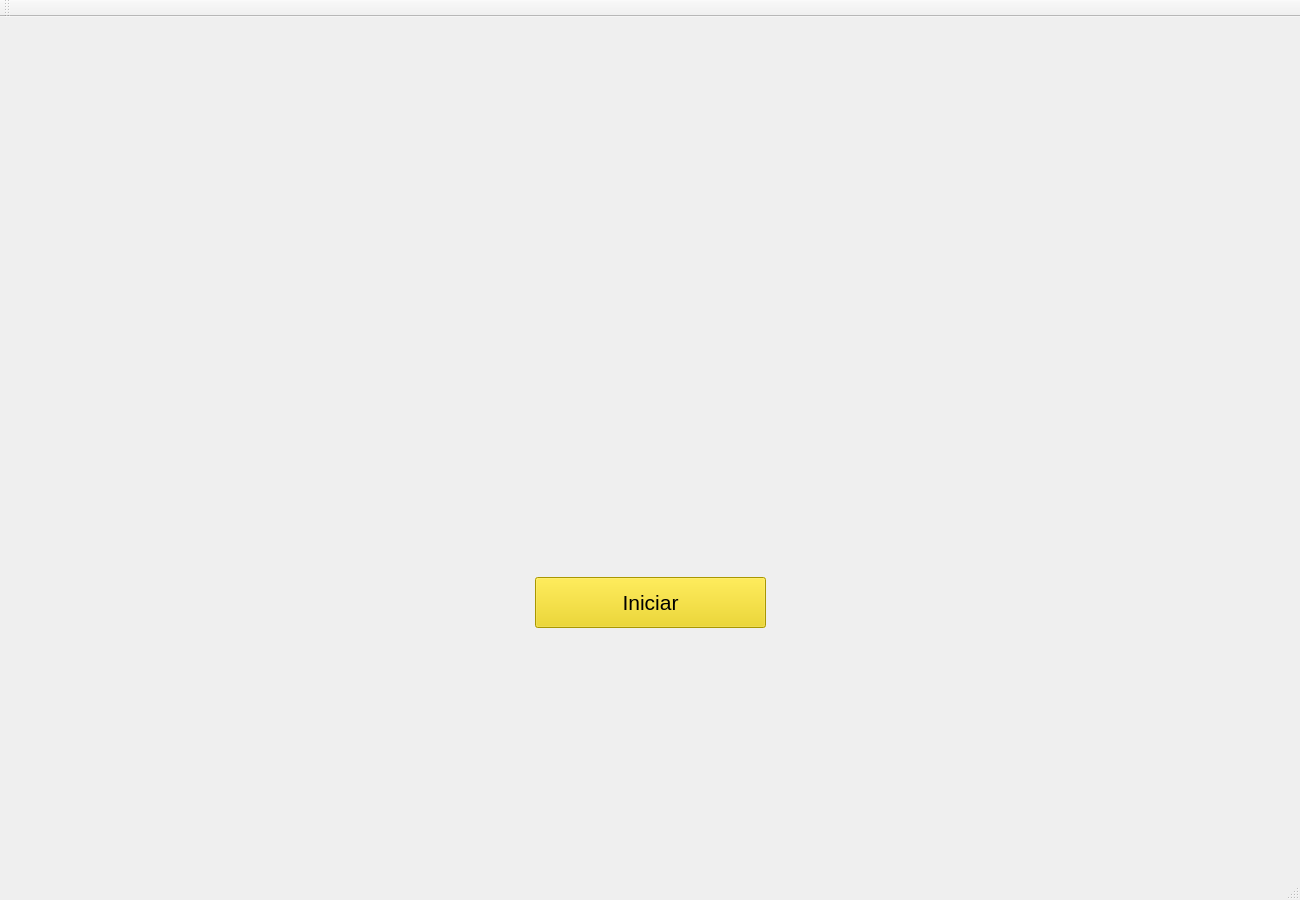
<?xml version="1.0" encoding="UTF-8"?>
<ui version="4.0">
    <class>MainWindow</class>
    <widget class="QMainWindow" name="MainWindow">
        <property name="geometry">
            <rect>
                <x>0</x>
                <y>0</y>
                <width>1300</width>
                <height>900</height>
            </rect>
        </property>
        <property name="windowTitle">
            <string>Scrabble</string>
        </property>
        <property name="windowOpacity">
            <double>1.000000000000000</double>
        </property>
        <property name="autoFillBackground">
            <bool>false</bool>
        </property>
        <widget class="QWidget" name="centralWidget">
            <widget class="QLabel" name="label">
                <property name="geometry">
                    <rect>
                        <x>300</x>
                        <y>205</y>
                        <width>701</width>
                        <height>291</height>
                    </rect>
                </property>
                <property name="maximumSize">
                    <size>
                        <width>10000000</width>
                        <height>16777215</height>
                    </size>
                </property>
                <property name="autoFillBackground">
                    <bool>true</bool>
                </property>
                <property name="text">
                    <string/>
                </property>
                <property name="pixmap">
                    <pixmap>img/logo.png</pixmap>
                </property>
                <property name="scaledContents">
                    <bool>true</bool>
                </property>
                <property name="alignment">
                    <set>Qt::AlignCenter</set>
                </property>
                <property name="textInteractionFlags">
                    <set>Qt::LinksAccessibleByKeyboard|Qt::LinksAccessibleByMouse</set>
                </property>
            </widget>
            <widget class="QLabel" name="authors">
                <property name="geometry">
                    <rect>
                        <x>385</x>
                        <y>770</y>
                        <width>531</width>
                        <height>71</height>
                    </rect>
                </property>
                <property name="text">
                    <!--<string>&lt;html&gt;&lt;head/&gt;&lt;body&gt;&lt;p align=&quot;center&quot;&gt;Creado por&lt;/p&gt;&lt;p align=&quot;center&quot;&gt;&lt;span style=&quot; font-size:12pt;&quot;&gt;Ricardo Artavia | Romario Ramírez | Angelo Ortíz&lt;/span&gt;&lt;/p&gt;&lt;/body&gt;&lt;/html&gt;</string>-->
                </property>
                <property name="alignment">
                    <set>Qt::AlignCenter</set>
                </property>
            </widget>
            <widget class="QPushButton" name="StartButton">
                <property name="geometry">
                    <rect>
                        <x>535</x>
                        <y>560</y>
                        <width>231</width>
                        <height>51</height>
                    </rect>
                </property>
                <property name="font">
                    <font>
                        <pointsize>16</pointsize>
                    </font>
                </property>
                <property name="styleSheet">
                    <string notr="true">background-color: rgb(237, 212, 0);
                    </string>
                </property>
                <property name="text">
                    <string>Iniciar</string>
                </property>
            </widget>
        </widget>
        <widget class="QToolBar" name="mainToolBar">
            <attribute name="toolBarArea">
                <enum>TopToolBarArea</enum>
            </attribute>
            <attribute name="toolBarBreak">
                <bool>false</bool>
            </attribute>
        </widget>
        <widget class="QStatusBar" name="statusBar"/>
    </widget>
    <layoutdefault spacing="6" margin="11"/>
    <resources/>
    <connections/>
</ui>
